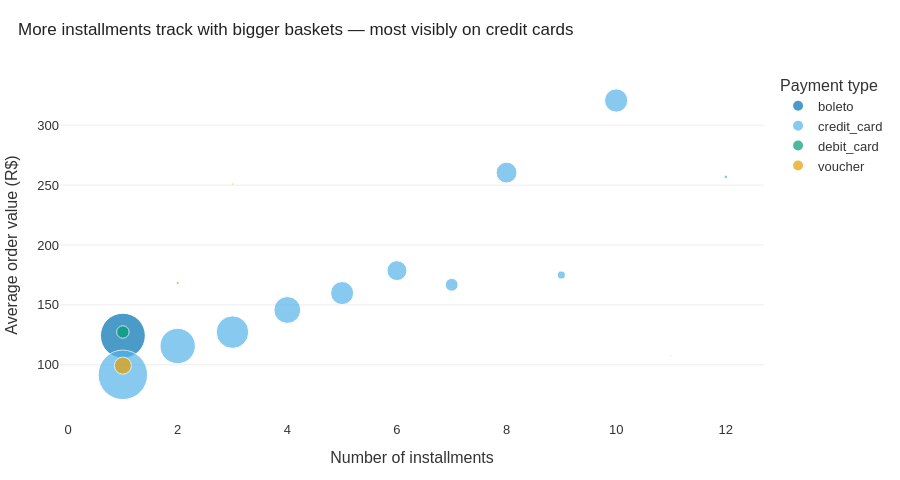

The code cell stored with this chart in its notebook:
### Markdown cell above
### Q8 — Does paying in more installments correlate with higher order value, and does that differ by payment type?

### Code cell
d = items.dropna(subset=['main_payment_type']).query("main_payment_type != 'not_defined'")
inst = (d.groupby(['main_payment_type','max_installments'], as_index=False)
        .agg(avg_value=('item_total','mean'), n=('order_id','nunique'))
        .query('n >= 20 and max_installments <= 12'))

fig = px.scatter(inst, x='max_installments', y='avg_value', color='main_payment_type', size='n',
                  color_discrete_sequence=CVD_SEQ, size_max=35,
                  labels={'max_installments': 'Number of installments', 'avg_value': 'Average order value (R$)',
                          'main_payment_type': 'Payment type'})
fig = style(fig, 'More installments track with bigger baskets — most visibly on credit cards', height=480)
fig.show()

### Figure 1 — Plotly figure (JSON) as saved in the notebook; plotly's stock layout.template omitted (floating-point values rounded to 4 significant figures)
{"data": [{"hovertemplate": "Payment type=boleto<br>Number of installments=%{x}<br>Average order value (R$)=%{y}<br>n=%{marker.size}<extra></extra>", "legendgroup": "boleto", "marker": {"color": "#0072B2", "size": [19612], "sizemode": "area", "sizeref": 19.46, "symbol": "circle"}, "mode": "markers", "name": "boleto", "orientation": "v", "showlegend": true, "type": "scatter", "x": [1.0], "xaxis": "x", "y": [124.3], "yaxis": "y"}, {"hovertemplate": "Payment type=credit_card<br>Number of installments=%{x}<br>Average order value (R$)=%{y}<br>n=%{marker.size}<extra></extra>", "legendgroup": "credit_card", "marker": {"color": "#56B4E9", "size": [23835, 12190, 10330, 7003, 5174, 3875, 1608, 4233, 632, 5260, 22, 131], "sizemode": "area", "sizeref": 19.46, "symbol": "circle"}, "mode": "markers", "name": "credit_card", "orientation": "v", "showlegend": true, "type": "scatter", "x": [1.0, 2.0, 3.0, 4.0, 5.0, 6.0, 7.0, 8.0, 9.0, 10.0, 11.0, 12.0], "xaxis": "x", "y": [91.63, 115.7, 127.3, 145.8, 159.9, 178.6, 166.8, 260.5, 175.0, 320.6, 107.8, 256.8], "yaxis": "y"}, {"hovertemplate": "Payment type=debit_card<br>Number of installments=%{x}<br>Average order value (R$)=%{y}<br>n=%{marker.size}<extra></extra>", "legendgroup": "debit_card", "marker": {"color": "#009E73", "size": [1520], "sizemode": "area", "sizeref": 19.46, "symbol": "circle"}, "mode": "markers", "name": "debit_card", "orientation": "v", "showlegend": true, "type": "scatter", "x": [1.0], "xaxis": "x", "y": [127.4], "yaxis": "y"}, {"hovertemplate": "Payment type=voucher<br>Number of installments=%{x}<br>Average order value (R$)=%{y}<br>n=%{marker.size}<extra></extra>", "legendgroup": "voucher", "marker": {"color": "#E69F00", "size": [2853, 101, 41], "sizemode": "area", "sizeref": 19.46, "symbol": "circle"}, "mode": "markers", "name": "voucher", "orientation": "v", "showlegend": true, "type": "scatter", "x": [1.0, 2.0, 3.0], "xaxis": "x", "y": [99.28, 168.3, 250.8], "yaxis": "y"}], "layout": {"font": {"color": "#333", "family": "Arial", "size": 13}, "height": 480, "legend": {"bgcolor": "rgba(0,0,0,0)", "itemsizing": "constant", "title": {"text": "Payment type"}, "tracegroupgap": 0}, "margin": {"b": 60, "l": 60, "r": 40, "t": 70}, "paper_bgcolor": "white", "plot_bgcolor": "white", "title": {"font": {"color": "#222", "family": "Arial", "size": 17}, "text": "More installments track with bigger baskets — most visibly on credit cards", "x": 0.02, "xanchor": "left"}, "width": 900, "xaxis": {"anchor": "y", "domain": [0, 1], "showgrid": false, "title": {"text": "Number of installments"}, "zeroline": false}, "yaxis": {"anchor": "x", "domain": [0, 1], "gridcolor": "#EDEDED", "showgrid": true, "title": {"text": "Average order value (R$)"}, "zeroline": false}}}
